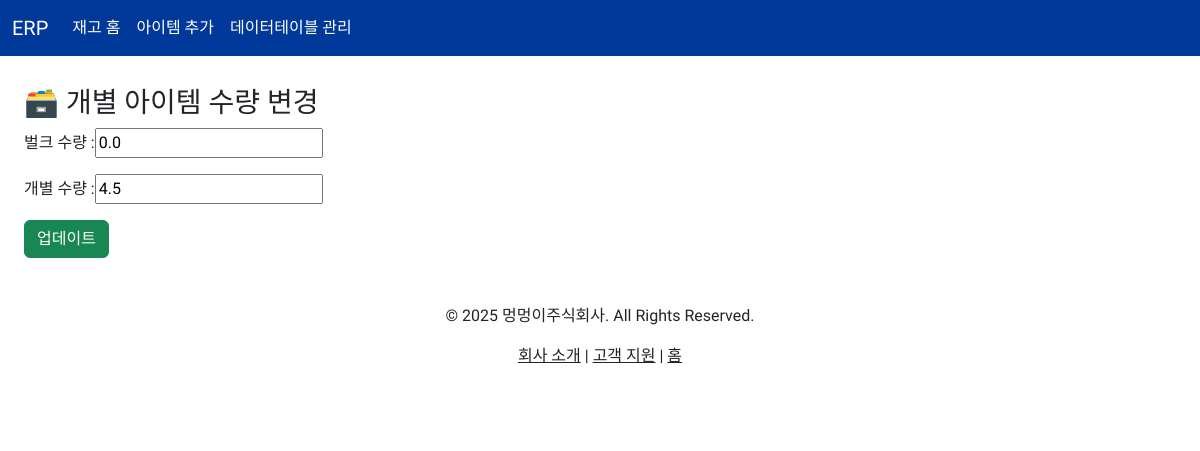
The page /stock/update_item_each/217 on the database as committed earlier.
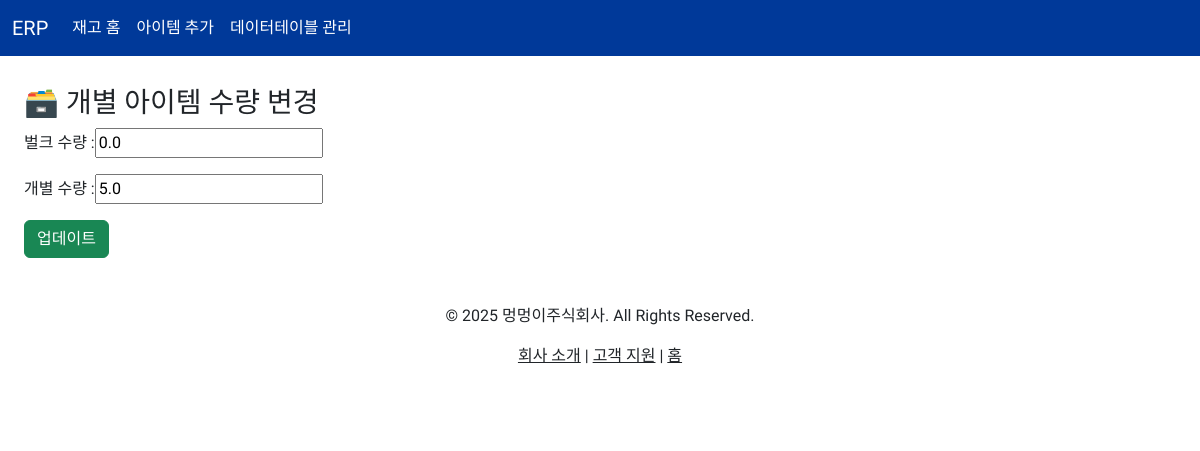
The same page on the database as committed later.
### stock/models.py (models this page shows, shortened)
class Item(models.Model):
    TYPE_CHOICES = [
        ('dessert','dessert'),
        ('md','md'),
        ('seasonal','seasonal'),
        ('stock','stock'),
        ('syrup','syrup'),
        ('etc','etc')
    ]
    PLACE_CHOICES = [
        ('창고','창고'),
        ('냉장실','냉장실'),
        ('냉동실','냉동실'),
        ('뒷문','뒷문'),
        ('쇼케이스','쇼케이스'),
        ('캐비닛','캐비닛'),
        ('전시대','전시대'),
        ('앞문','앞문'),
        ('etc','etc'),
    ]
    itemCode = models.IntegerField(unique=True, null=True, blank=True, verbose_name='Code')
    typeOfItem = models.CharField(max_length=30, choices=TYPE_CHOICES ,verbose_name='Type')
    name = models.CharField(max_length=30,verbose_name='Name')
    units = models.IntegerField(default=0, verbose_name='Units')
    place = models.CharField(max_length=30, choices=PLACE_CHOICES ,verbose_name='Place')
    amountOfBulk = models.FloatField(default=0.0,verbose_name='Amount Of Bulk')
    amountOfEach = models.FloatField(default=0.0, verbose_name='Amount of Each')
    lastTimeSaved = models.DateTimeField(null=True, auto_now=True, verbose_name='Last Savetime')

### stock/views.py (the view)
# urls.py: path('update_item_each/<int:pk>',ItemAmountUpdateView.as_view(), name='update_amount_item'),
class ItemAmountUpdateView(UpdateView):
    model = Item
    fields = ['amountOfBulk','amountOfEach']
    template_name = 'stock/item_update_amount.html'
    success_url = reverse_lazy('stock:list')

### stock/templates/stock/item_update_amount.html (shortened to what this page needs)
{% extends "base.html" %}
{% block content %}
<div class='container'>
    <h3>🗃️ 개별 아이템 수량 변경</h3>
    <form method="post">
        <p><label for="{{ form.amountOfBulk.id_for_label }}">벌크 수량 : </label>{{form.amountOfBulk}}</p>
        <p><label for="{{ form.amountOfEach.id_for_label }}">개별 수량 : </label>{{form.amountOfEach}}</p>
        <input type="submit" class='btn btn-success' value="업데이트" name='submit'>
    </form>
</div>
{% endblock %}

Rows that differ between the two databases and show on the page:
changed Item: amountOfEach "4.5" → "5.0"
